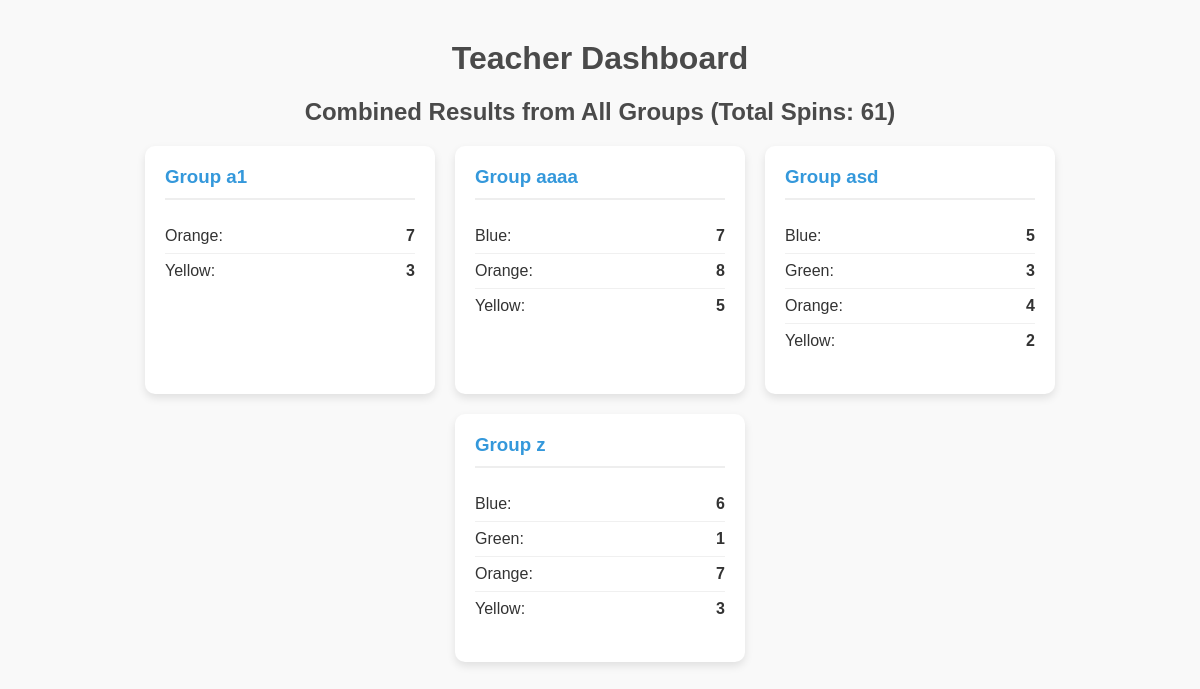
Page /dashboard/a on the committed database.
### tables this page shows
CREATE TABLE spins (
            id INTEGER PRIMARY KEY AUTOINCREMENT,
            classroom_code TEXT NOT NULL,
            group_name TEXT NOT NULL,
            color TEXT NOT NULL,
            timestamp DATETIME DEFAULT CURRENT_TIMESTAMP
        );

### app.py (the view)
@app.route('/dashboard/<classroom_code>')
def dashboard(classroom_code):
    conn = get_db_connection()
    rows = conn.execute('SELECT * FROM spins WHERE classroom_code = ?', (classroom_code,)).fetchall()
    conn.close()
    summary = defaultdict(lambda: defaultdict(int))
    total_spins = len(rows)
    for row in rows:
        summary[row['group_name']][row['color']] += 1
    summary_dict = {k: dict(v) for k, v in summary.items()}
    return render_template('dashboard.html',
                           summary=summary_dict,
                           total_spins=total_spins,
                           classroom_name=classroom_code)

### app.py (called while the page is built)
def get_db_connection():
    conn = sqlite3.connect(DATABASE)
    conn.row_factory = sqlite3.Row
    return conn

### templates/dashboard.html (shortened to what this page needs)
<!DOCTYPE html>
<html lang="en">
<head>
</head>
<body>
    <h1>Teacher Dashboard</h1>
    <h2>Combined Results from All Groups (Total Spins: {{ total_spins }})</h2>
    <div id="dashboard-container">
        {% if summary %}
            {% for group_id, results in summary.items()|sort %}
                <div class="group-card">
                    <h3>Group {{ group_id }}</h3>
                    <ul>
                        {% for color, count in results.items()|sort %}
                            <li><span>{{ color|capitalize }}:</span> <span class="count">{{ count }}</span></li>
                        {% endfor %}
                    </ul>
                </div>
            {% endfor %}
        {% else %}
            <p class="no-results">No results have been recorded yet.</p>
        {% endif %}
    </div>
</body>
</html>

### templates/dashboard.html (style rules this page uses)
body { font-family: sans-serif; margin: 40px; background-color: #f9f9f9; color: #333; }
h1, h2 { text-align: center; color: #4a4a4a; }
#dashboard-container { display: flex; flex-wrap: wrap; gap: 20px; justify-content: center; }
.group-card { background-color: white; border-radius: 10px; box-shadow: 0 4px 8px rgba(0,0,0,0.1); padding: 20px; width: 250px; }
.group-card h3 { margin-top: 0; color: #3498db; border-bottom: 2px solid #eee; padding-bottom: 10px; }
.group-card ul { list-style: none; padding: 0; }
.group-card li { display: flex; justify-content: space-between; padding: 8px 0; border-bottom: 1px solid #f0f0f0; }
.group-card li:last-child { border-bottom: none; }
.group-card .count { font-weight: bold; }

### rows in the picture
spins: group_name "a1", color "Orange", count "7"
spins: color "Yellow", count "3"
spins: group_name "aaaa", color "Orange", count "8"
spins: color "Blue", count "7"
spins: color "Yellow", count "5"
spins: group_name "asd", color "Orange", count "4"
spins: color "Blue", count "5"
spins: color "Green", count "3"
spins: color "Yellow", count "2"
spins: color "Blue", count "6"
spins: color "Green", count "1"
spins: color "Orange", count "7"
spins: color "Yellow", count "3"

### other values in the picture
{{ total_spins }} "61"
{{ group_id }} "z"
